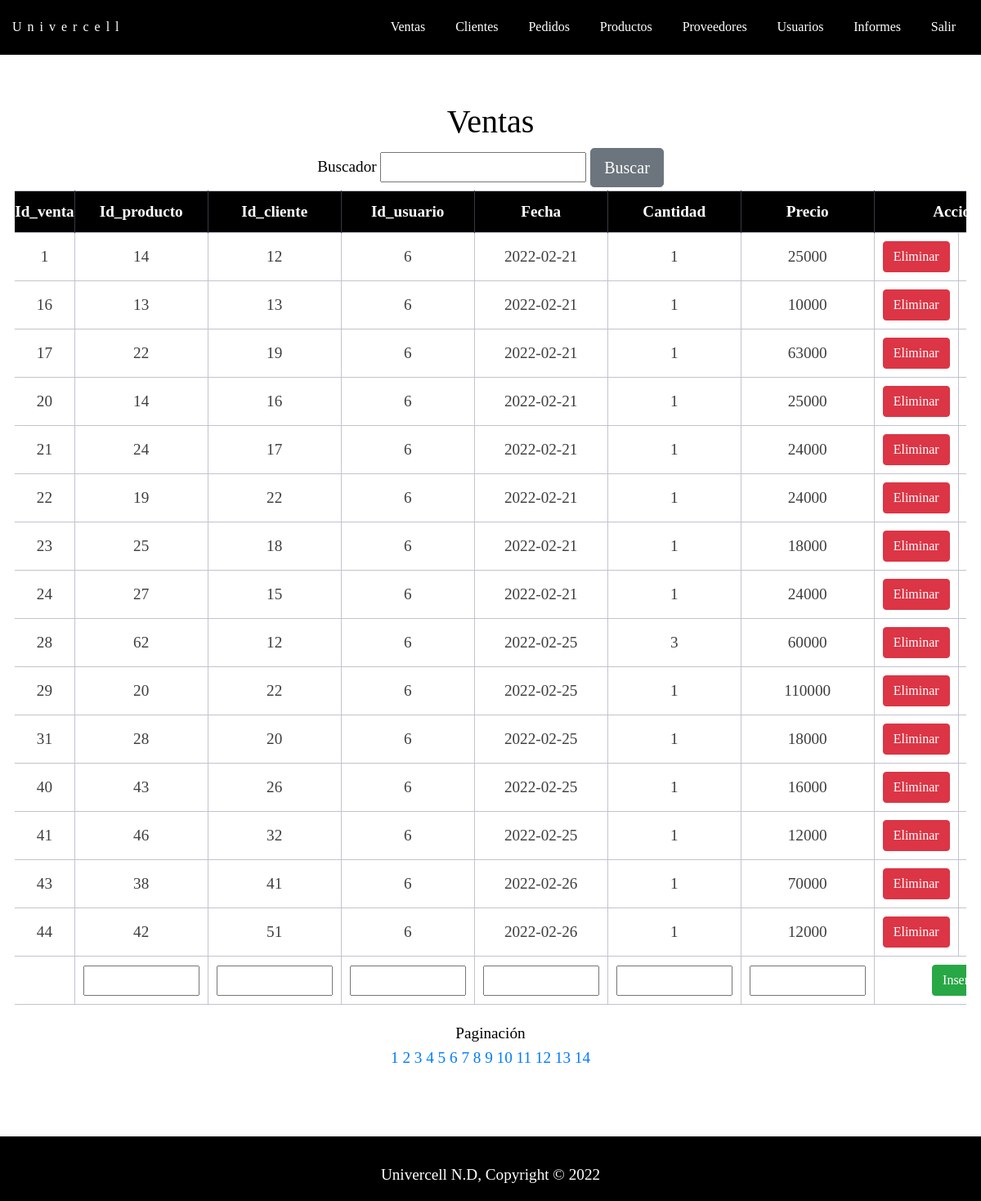
The page /index_ventas.php (signed in) on the database its author committed.
### tables this page shows
CREATE TABLE `ventas` (
  `Id_venta` int(50) NOT NULL,
  `Id_producto` int(50) NOT NULL,
  `Id_cliente` int(50) NOT NULL,
  `Id_usuario` int(50) NOT NULL,
  `Fecha` date NOT NULL,
  `Cantidad` int(50) NOT NULL,
  `Precio` int(50) NOT NULL
);

### index_ventas.php (the view, shortened to what this page needs)
<!doctype html>
<html>
<head>
<link rel="stylesheet" href="https://cdn.jsdelivr.net/npm/bootstrap@4.0.0/dist/css/bootstrap.min.css">
<link rel="stylesheet" href="css/estilosinicio.css">
<link rel="stylesheet" href="css/estilostabla.css">
</head>
<body>
<header class= "header">
    <div class="container logo-nav">
      <a href="menu.php" class="logo">Univercell</a>
      <nav class="navigation">
    	  <ul>
             <li><a href="index_ventas.php">Ventas</a></li>
             <li><a href="index_clientes.php">Clientes</a></li>
             <li><a href="index_pedidos.php">Pedidos</a></li>
             <li><a href="index_productos.php">Productos</a></li>
             <li><a href="index_prove.php">Proveedores</a></li>
             <li><a href="index_usuarios.php">Usuarios</a></li>
			       <li><a href="Ver_ventas.php">Informes</a></li>
             <li class="curren"><a href="cerrar_sesion.php" onclick="return Confirmation()">Salir</a></li>
	      </ul>
  	  </nav>
    </div>
  </header>
  <main class="main">
    <div class="container"><br><br>
  <?php
  require("conexion.php");
  $tamano_pag=15;
    if (isset($_GET['pagina'])){
      if($_GET['pagina']==1){
        header("Location:index_ventas.php");
      }else{
        $pagina=$_GET['pagina'];
      }
      }else{
    $pagina=1;
  }
  $empezar_desde=($pagina-1)*$tamano_pag;
  $resultado=$base->query("SELECT * FROM ventas");
  $num_fila=$resultado->rowCount();
    $total_pagina=ceil($num_fila/$tamano_pag);
  ?>
<h1><span class="subtitulo">Ventas</span></h1>
<center><form action="busqueda_venta.php" method="get">
  <label>Buscador</label>
  <input type="text" name="busqueda">
  <input class="btn btn-secondary btn-lg" type=submit value="Buscar">
  </center>
  <form name="form1" method="post" action="<?php echo $_SERVER['PHP_SELF'] ?>">
  <div class="table-container">
    <table class="tabl" width="70%" border="0" align="center">
      <?php
      $resultado=$base->query("SELECT * FROM ventas LIMIT $empezar_desde, $tamano_pag");
       $registros=$resultado->fetchAll(PDO::FETCH_OBJ);
      ?>
    <thead>
      <tr>
        <th class="primera_fila">Id_venta</th>
		    <th class="primera_fila">Id_producto</th>
		    <th class="primera_fila">Id_cliente</th>
		    <th class="primera_fila">Id_usuario</th>
		    <th class="primera_fila">Fecha</th>
        <th class="primera_fila">Cantidad</th>
        <th class="primera_fila">Precio</th>
        <th class="primera_fila" colspan="2">Acciones</th>
      </tr>
    </thead>
    <tbody>
        <?php
        foreach ($registros as $product):
        ?>
        <tr>
          <td><?php echo $product->Id_venta?></td>
		      <td><?php echo $product->Id_producto?></td>
		      <td><?php echo $product->Id_cliente?></td>
		      <td><?php echo $product->Id_usuario?></td>
		      <td><?php echo $product->Fecha?></td>
          <td><?php echo $product->Cantidad?></td>
          <td><?php echo $product->Precio?></td>
        <td class="bot"><a href="eliminar_ventas.php?Id_venta=<?php echo $product->Id_venta?>"><input class="btn btn-danger" type='button' name='del' id='del' value='Eliminar' onclick="return Confirmation()"></a></td>
        <td class='bot'></td>
      </tr>
      <?php
        endforeach;
        ?>
      <tr>
        <td></td>
		    <td><input class="but" type='text' name='Cli' size='10' ></td>
		    <td><input class="but" type='text' name='Pro' size='10' ></td>
		    <td><input class="but" type='text' name='Usu' size='10' ></td>
		    <td><input class="but" type='text' name='Fec' size='10' ></td>
        <td><input class="but" type='text' name='Can' size='10' ></td>
        <td><input class="but" type='text' name='Pre' size='10' ></td>
        <td class='bot' colspan="2"><input class="btn btn-success" type='submit' name='insert' id='insertar' value='Insertar'></a></td>
      </tr>
    </tbody>
  </table>
  </form>
 </div>
</main>
<center>
    <?php
      echo "<p class='pag'>Paginación <br>";
      for($i=1; $i<=$total_pagina; $i++){
        echo "<a href='?pagina=" . $i . "'>" . $i . "</a> ";
      }
    ?>
  </center>
  <footer class="footer">
  <div class="container">
    Univercell N.D, Copyright &copy; 2022
  </div>
  </footer>
</body>
</html>

### css/estilosinicio.css (style rules this page uses)
body { font-family: 'Times New Roman', Times, serif; color: black; font-size: 1.2rem; line-height: 1.6em; margin: 0; text-decoration: none; }
p { margin-bottom: 1.6em; }
* { font-family: 'Times New Roman', Times, serif; text-decoration: none; }
.container { width:100%; max-width: 1400px; margin:0 auto; overflow:hidden; cursor: default; text-decoration: none; }
ul { margin:0; padding:0; text-decoration: none; }
.header { background:black; color:#ffffff; padding-top:10px; padding-bottom: 10px; cursor:default; position: fixed; width: 100%; }
.logo-nav { display: flex; justify-content: space-between; align-items: center; flex-wrap: wrap; }
.header a { background: black; color:#ffffff; text-decoration:none; font-size:16px; }
.logo { letter-spacing: 7px; padding-right: 2rem; font-size: 3rem; text-decoration: none; }
.navigation ul { margin: 0; padding: 0; list-style: none; }
.navigation ul li { display: inline-block; }
.navigation ul li a { display:block; padding: 0.5rem 1rem; transition: all 0.3s linear; border-radius: 7px; text-decoration: none; }
.main { padding-top: 4rem; text-align: justify; margin-bottom: 1rem; }
.footer { background: black; padding-top: 2rem; text-align: center; position: relative; color: #ffffff; margin-top: 5rem; padding-bottom: 1rem; width: 100%; }

### css/estilostabla.css (style rules this page uses)
h1 { text-align: center; align-items: center; }
* { box-sizing: border-box; }
.table-container { max-width: 100%; margin: 0.2rem; }
.tabl { border-collapse:none; margin: auto; box-sizing: border-box; width: 100%; border-spacing: 0; }
th { color: white; background: black; border-right: 1px solid #343a45; padding: 10px 0 10px 0; text-align: center; align-items: center; }
td { align-items: center; text-align: center; background: white; padding: 10px; border-right: 1px solid #c1c3d1; }
.tabl th:last-child, .tabl td:last-child { border-right: 0; }
.tabl td:last-child { border-bottom: 0; }
.tabl tbody tr { background: white; }
tr { border-top: 1px solid #c1c3d1; border-bottom: 1px solid #c1c3d1; color: #3d3d3e; }
@media screen and (max-width: 1436px) { .table-container { overflow-x: scroll; } }

### rows shown on the page
ventas: Id_venta "1", Id_producto "14", Id_cliente "12", Id_usuario "6", Fecha "2022-02-21", Cantidad "1", Precio "25000"
ventas: Id_venta "16", Id_producto "13", Id_cliente "13", Id_usuario "6", Fecha "2022-02-21", Cantidad "1", Precio "10000"
ventas: Id_venta "17", Id_producto "22", Id_cliente "19", Id_usuario "6", Fecha "2022-02-21", Cantidad "1", Precio "63000"
ventas: Id_venta "20", Id_producto "14", Id_cliente "16", Id_usuario "6", Fecha "2022-02-21", Cantidad "1", Precio "25000"
ventas: Id_venta "21", Id_producto "24", Id_cliente "17", Id_usuario "6", Fecha "2022-02-21", Cantidad "1", Precio "24000"
ventas: Id_venta "22", Id_producto "19", Id_cliente "22", Id_usuario "6", Fecha "2022-02-21", Cantidad "1", Precio "24000"
ventas: Id_venta "23", Id_producto "25", Id_cliente "18", Id_usuario "6", Fecha "2022-02-21", Cantidad "1", Precio "18000"
ventas: Id_venta "24", Id_producto "27", Id_cliente "15", Id_usuario "6", Fecha "2022-02-21", Cantidad "1", Precio "24000"
ventas: Id_venta "28", Id_producto "62", Id_cliente "12", Id_usuario "6", Fecha "2022-02-25", Cantidad "3", Precio "60000"
ventas: Id_venta "29", Id_producto "20", Id_cliente "22", Id_usuario "6", Fecha "2022-02-25", Cantidad "1", Precio "110000"
ventas: Id_venta "31", Id_producto "28", Id_cliente "20", Id_usuario "6", Fecha "2022-02-25", Cantidad "1", Precio "18000"
ventas: Id_venta "40", Id_producto "43", Id_cliente "26", Id_usuario "6", Fecha "2022-02-25", Cantidad "1", Precio "16000"
ventas: Id_venta "41", Id_producto "46", Id_cliente "32", Id_usuario "6", Fecha "2022-02-25", Cantidad "1", Precio "12000"
ventas: Id_venta "43", Id_producto "38", Id_cliente "41", Id_usuario "6", Fecha "2022-02-26", Cantidad "1", Precio "70000"
ventas: Id_venta "44", Id_producto "42", Id_cliente "51", Id_usuario "6", Fecha "2022-02-26", Cantidad "1", Precio "12000"
